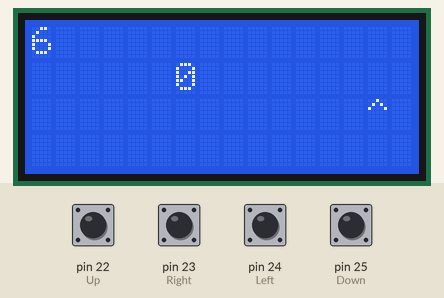
This sketch was run on a simulated Arduino Mega 2560, built with avr-gcc and run on an emulated ATmega2560. Parts: 16×4 character LCD. The test bench sets the inputs (shaded band); at power-on: pin 22 (Up), pin 23 (Right), pin 24 (Left), pin 25 (Down) LOW.

Above: at 1.2 s.
1.3 s: pin 23 (Right) pulled HIGH for 1 s
At 3.3 s:
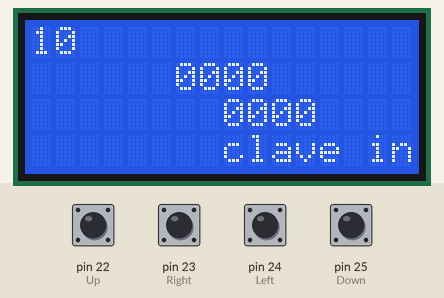
4.0 s: pin 24 (Left) pulled HIGH for 1 s
At 5.8 s:
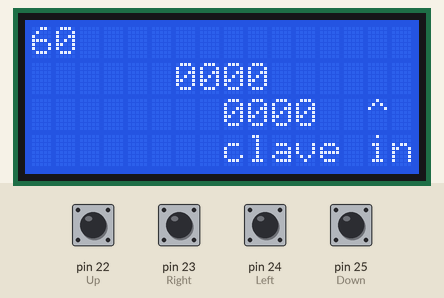
6.5 s: pin 22 (Up) pulled HIGH for 1 s
At 8.7 s:
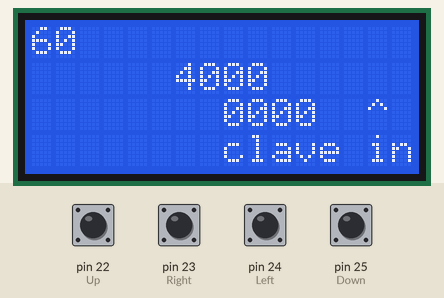
9.0 s: pin 22 (Up) pulled HIGH for 0.15 s
At 10.4 s:
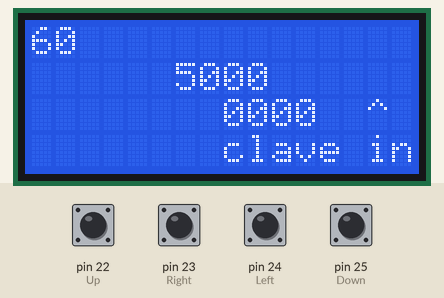
10.8 s: pin 23 (Right) pulled HIGH for 0.15 s
At 11.8 s:
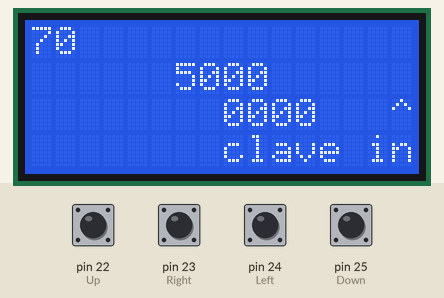
12.6 s: pin 24 (Left) pulled HIGH for 0.15 s
At 14.4 s:
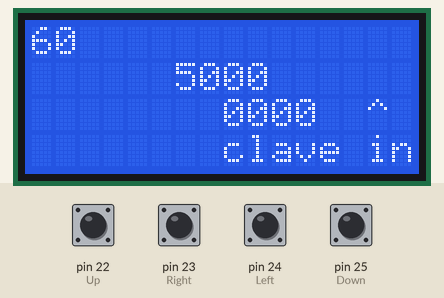
Timing chart, 0 to 15.4 s (numbered marks = the images above; inputs shaded):
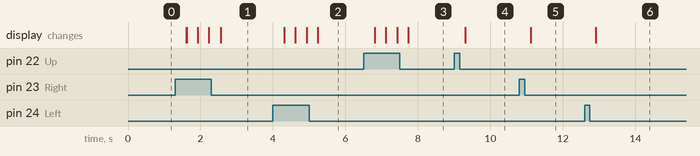

The sketch:

Clave.ino
```cpp
#include  <Wire.h>
#include  <LiquidCrystal_I2C.h>
int Down = 25, Right = 23, Left = 24, Up = 22;
int arriba, abajo, derecha, izquierda;
int clave[4] = {2, 6, 7, 3}; //vector que contiene la clave
int cX;// contador para el desplazamiento del cursor
int c1, c2, c3, c4;// contadores para almacenar los digitos de la clave
int ingreso[4];

LiquidCrystal_I2C lcd(0x27, 2, 1, 0, 4, 5, 6, 7, 3, POSITIVE);

void setup() {
  lcd.begin(16, 4);
  pinMode(Up, INPUT);
  pinMode(Left, INPUT);
  pinMode(Right, INPUT);
  pinMode(Down, INPUT);
  cX = 6;

}

void loop() {
  izquierda = digitalRead(Left);
  derecha = digitalRead(Right);
  lcd.setCursor(0, 0);
  lcd.print(cX);
  if (derecha == HIGH) {
    cX++;
    delay(300);
  }
  if (izquierda == HIGH) {
    cX--;
    delay(300);
  }
  if (cX < 6) {
    cX = 6;
  }

  if (cX == 6) {
    abajo = digitalRead(Down);
    arriba = digitalRead(Up);
    if (arriba == HIGH) {
      c1++;
      delay(300);
    }
    if (abajo == HIGH) {
      c1--;
      delay(300);
    }
    if (c1 > 9) {
      c1 = 9;
    }
    else if (c1 < 0) {
      c1 = 0;
    }
    ingreso[0] = c1;
    lcd.setCursor(cX, 1);
    lcd.print(c1);
    lcd.setCursor(cX+4, 2);
    lcd.print("^   ");
  }
  else if (cX == 7) {
    abajo = digitalRead(Down);
    arriba = digitalRead(Up);
    if (arriba == HIGH) {
      c2++;
      delay(300);
    }
    if (abajo == HIGH) {
      c2--;
      delay(300);
    }
    if (c2 > 9) {
      c2 = 9;
    }
    else if (c2 < 0) {
      c2 = 0;
    }
    ingreso[1] = c2;
    lcd.setCursor(cX, 1);
    lcd.print(c2);
    lcd.setCursor(cX+3, 2);
    lcd.print(" ^  ");
  }
  else if (cX == 8) {
    abajo = digitalRead(Down);
    arriba = digitalRead(Up);
    if (arriba == HIGH) {
      c3++;
      delay(300);
    }
    if (abajo == HIGH) {
      c3--;
      delay(300);
    }
    if (c3 > 9) {
      c3 = 9;
    }
    else if (c3 < 0) {
      c3 = 0;
    }
    ingreso[2] = c3;
    lcd.setCursor(cX, 1);
    lcd.print(c3);
    lcd.setCursor(cX+2, 2);
    lcd.print("  ^ ");

  }
  else if (cX == 9) {
    abajo = digitalRead(Down);
    arriba = digitalRead(Up);
    if (arriba == HIGH) {
      c4++;
      delay(300);
    }
    if (abajo == HIGH) {
      c4--;
      delay(300);
    }
    if (c4 > 9) {
      c4 = 9;
    }
    else if (c4 < 0) {
      c4 = 0;
    }
    ingreso[3] = c4;
    lcd.setCursor(cX, 1);
    lcd.print(c4);
    lcd.setCursor(cX+1, 2);
    lcd.print("   ^");
  }
  if (cX > 9) {
    lcd.setCursor(4, 2);
    lcd.print(ingreso[0]);
    lcd.setCursor(5, 2);
    lcd.print(ingreso[1]);
    lcd.setCursor(6, 2);
    lcd.print(ingreso[2]);
    lcd.setCursor(7, 2);
    lcd.print(ingreso[3]);
    if (clave[0] == ingreso[0] && clave[1] == ingreso[1] && clave[2] == ingreso[2] && clave[3] == ingreso[3]) {
      lcd.setCursor(4, 3);
      lcd.print("clave Correcta");
    }
    else {
      lcd.setCursor(4, 3);
      lcd.print("clave incorrecta");
    }
  }
}
```

Measured:
- after the input at 1.3 s, the display: first changes after 0.31 s (image 1 shows a later state)
- after the input at 4.0 s, the display: first changes after 0.31 s (image 2 shows a later state)
- after the input at 6.5 s, the display: first changes after 0.31 s (image 3 shows a later state)
- after the input at 9.0 s, the display: changes after 0.31 s (image 4)
- after the input at 10.8 s, the display: first changes after 0.31 s (image 5 shows a later state)
- after the input at 12.6 s, the display: first changes after 0.31 s (image 6 shows a later state)
